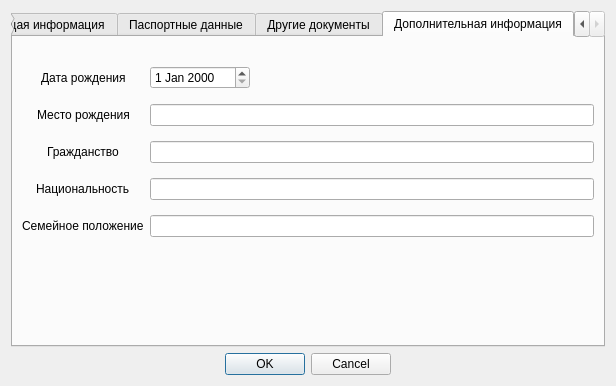
<?xml version="1.0" encoding="UTF-8"?>
<ui version="4.0">
 <class>DialogInsertInfo</class>
 <widget class="QDialog" name="DialogInsertInfo">
  <property name="geometry">
   <rect>
    <x>0</x>
    <y>0</y>
    <width>616</width>
    <height>386</height>
   </rect>
  </property>
  <property name="windowTitle">
   <string>Данные о сотруднике</string>
  </property>
  <layout class="QVBoxLayout" name="verticalLayout">
   <item>
    <widget class="QTabWidget" name="tabWidget">
     <property name="currentIndex">
      <number>3</number>
     </property>
     <widget class="QWidget" name="tab_genInfo">
      <attribute name="title">
       <string>Общая информация</string>
      </attribute>
      <layout class="QVBoxLayout" name="verticalLayout_2">
       <item>
        <layout class="QFormLayout" name="formLayout">
         <property name="sizeConstraint">
          <enum>QLayout::SetDefaultConstraint</enum>
         </property>
         <property name="labelAlignment">
          <set>Qt::AlignCenter</set>
         </property>
         <property name="verticalSpacing">
          <number>15</number>
         </property>
         <property name="topMargin">
          <number>20</number>
         </property>
         <item row="0" column="0">
          <widget class="QLabel" name="label_lastname">
           <property name="text">
            <string>Фамилия</string>
           </property>
           <property name="buddy">
            <cstring></cstring>
           </property>
          </widget>
         </item>
         <item row="0" column="1">
          <widget class="QLineEdit" name="edit_lastname"/>
         </item>
         <item row="1" column="0">
          <widget class="QLabel" name="label_name">
           <property name="text">
            <string>Имя</string>
           </property>
          </widget>
         </item>
         <item row="1" column="1">
          <widget class="QLineEdit" name="edit_name"/>
         </item>
         <item row="2" column="0">
          <widget class="QLabel" name="label_surname">
           <property name="text">
            <string>Отчество</string>
           </property>
          </widget>
         </item>
         <item row="2" column="1">
          <widget class="QLineEdit" name="edit_surname"/>
         </item>
         <item row="3" column="0">
          <widget class="QLabel" name="label_department">
           <property name="text">
            <string>Отдел</string>
           </property>
          </widget>
         </item>
         <item row="3" column="1">
          <widget class="QLineEdit" name="edit_department"/>
         </item>
         <item row="4" column="0">
          <widget class="QLabel" name="label_position">
           <property name="sizePolicy">
            <sizepolicy hsizetype="Maximum" vsizetype="Preferred">
             <horstretch>0</horstretch>
             <verstretch>0</verstretch>
            </sizepolicy>
           </property>
           <property name="text">
            <string>Должность</string>
           </property>
          </widget>
         </item>
         <item row="4" column="1">
          <widget class="QLineEdit" name="edit_position"/>
         </item>
         <item row="5" column="0">
          <widget class="QLabel" name="label_hireDate">
           <property name="text">
            <string>Дата приема на работу</string>
           </property>
          </widget>
         </item>
         <item row="5" column="1">
          <widget class="QDateEdit" name="edit_hireDate">
           <property name="sizePolicy">
            <sizepolicy hsizetype="Expanding" vsizetype="Fixed">
             <horstretch>0</horstretch>
             <verstretch>0</verstretch>
            </sizepolicy>
           </property>
           <property name="maximumSize">
            <size>
             <width>100</width>
             <height>16777215</height>
            </size>
           </property>
          </widget>
         </item>
        </layout>
       </item>
      </layout>
     </widget>
     <widget class="QWidget" name="tab_passportInfo">
      <attribute name="title">
       <string>Паспортные данные</string>
      </attribute>
      <layout class="QVBoxLayout" name="verticalLayout_3">
       <item>
        <layout class="QFormLayout" name="formLayout_4">
         <property name="labelAlignment">
          <set>Qt::AlignCenter</set>
         </property>
         <property name="verticalSpacing">
          <number>15</number>
         </property>
         <property name="leftMargin">
          <number>0</number>
         </property>
         <property name="topMargin">
          <number>20</number>
         </property>
         <item row="0" column="0">
          <widget class="QLabel" name="label_passportSeries">
           <property name="text">
            <string>Серия</string>
           </property>
          </widget>
         </item>
         <item row="0" column="1">
          <widget class="QLineEdit" name="edit_passportSeries"/>
         </item>
         <item row="1" column="0">
          <widget class="QLabel" name="label_passportNumber">
           <property name="text">
            <string>Номер</string>
           </property>
          </widget>
         </item>
         <item row="1" column="1">
          <widget class="QLineEdit" name="edit_passportNumber"/>
         </item>
         <item row="2" column="0">
          <widget class="QLabel" name="label_passportIssuanceDate">
           <property name="text">
            <string>Дата выдачи</string>
           </property>
          </widget>
         </item>
         <item row="2" column="1">
          <widget class="QDateEdit" name="edit_issuanceDate">
           <property name="sizePolicy">
            <sizepolicy hsizetype="Expanding" vsizetype="Fixed">
             <horstretch>0</horstretch>
             <verstretch>0</verstretch>
            </sizepolicy>
           </property>
           <property name="maximumSize">
            <size>
             <width>100</width>
             <height>16777215</height>
            </size>
           </property>
          </widget>
         </item>
         <item row="3" column="0">
          <widget class="QLabel" name="label_issuanceAgencyName">
           <property name="text">
            <string>Выдавший орган</string>
           </property>
          </widget>
         </item>
         <item row="3" column="1">
          <widget class="QLineEdit" name="edit_issuanceDepartmentName"/>
         </item>
         <item row="4" column="0">
          <widget class="QLabel" name="label_issuanceAgencyCode">
           <property name="text">
            <string>Код подразделения</string>
           </property>
          </widget>
         </item>
         <item row="4" column="1">
          <widget class="QLineEdit" name="edit_issuanceDepartmentCode"/>
         </item>
         <item row="5" column="0">
          <widget class="QLabel" name="label_validityDate">
           <property name="text">
            <string>Срок действия</string>
           </property>
          </widget>
         </item>
         <item row="5" column="1">
          <widget class="QDateEdit" name="edit_validityDate">
           <property name="sizePolicy">
            <sizepolicy hsizetype="Expanding" vsizetype="Fixed">
             <horstretch>0</horstretch>
             <verstretch>0</verstretch>
            </sizepolicy>
           </property>
           <property name="maximumSize">
            <size>
             <width>100</width>
             <height>16777215</height>
            </size>
           </property>
          </widget>
         </item>
        </layout>
       </item>
      </layout>
     </widget>
     <widget class="QWidget" name="tab_otherDocumentsInfo">
      <attribute name="title">
       <string>Другие документы</string>
      </attribute>
      <layout class="QVBoxLayout" name="verticalLayout_4">
       <item>
        <layout class="QFormLayout" name="formLayout_2">
         <property name="labelAlignment">
          <set>Qt::AlignCenter</set>
         </property>
         <property name="verticalSpacing">
          <number>15</number>
         </property>
         <property name="topMargin">
          <number>20</number>
         </property>
         <item row="0" column="0">
          <widget class="QLabel" name="label_Inn">
           <property name="text">
            <string>ИНН</string>
           </property>
          </widget>
         </item>
         <item row="0" column="1">
          <widget class="QLineEdit" name="edit_INN"/>
         </item>
         <item row="1" column="0">
          <widget class="QLabel" name="label_Snils">
           <property name="text">
            <string>СНИЛС</string>
           </property>
          </widget>
         </item>
         <item row="1" column="1">
          <widget class="QLineEdit" name="edit_SNILS"/>
         </item>
         <item row="2" column="0">
          <widget class="QLabel" name="label_medPolicyNumber">
           <property name="text">
            <string>Номер мед. полиса</string>
           </property>
          </widget>
         </item>
         <item row="2" column="1">
          <widget class="QLineEdit" name="edit_medicalPolicyNumber"/>
         </item>
        </layout>
       </item>
      </layout>
     </widget>
     <widget class="QWidget" name="tab_additionalInfo">
      <attribute name="title">
       <string>Дополнительная информация</string>
      </attribute>
      <layout class="QVBoxLayout" name="verticalLayout_5">
       <item>
        <layout class="QFormLayout" name="formLayout_3">
         <property name="labelAlignment">
          <set>Qt::AlignCenter</set>
         </property>
         <property name="verticalSpacing">
          <number>15</number>
         </property>
         <property name="topMargin">
          <number>20</number>
         </property>
         <item row="0" column="0">
          <widget class="QLabel" name="label_birthDate">
           <property name="text">
            <string>Дата рождения</string>
           </property>
          </widget>
         </item>
         <item row="0" column="1">
          <widget class="QDateEdit" name="edit_dateOfBirth">
           <property name="sizePolicy">
            <sizepolicy hsizetype="Expanding" vsizetype="Fixed">
             <horstretch>0</horstretch>
             <verstretch>0</verstretch>
            </sizepolicy>
           </property>
           <property name="maximumSize">
            <size>
             <width>100</width>
             <height>16777215</height>
            </size>
           </property>
          </widget>
         </item>
         <item row="1" column="0">
          <widget class="QLabel" name="label_BirthPlace">
           <property name="text">
            <string>Место рождения</string>
           </property>
          </widget>
         </item>
         <item row="1" column="1">
          <widget class="QLineEdit" name="edit_placeOfBirth"/>
         </item>
         <item row="2" column="0">
          <widget class="QLabel" name="label_citizenship">
           <property name="text">
            <string>Гражданство</string>
           </property>
          </widget>
         </item>
         <item row="2" column="1">
          <widget class="QLineEdit" name="edit_citizenship"/>
         </item>
         <item row="3" column="0">
          <widget class="QLabel" name="label_nationality">
           <property name="text">
            <string>Национальность</string>
           </property>
          </widget>
         </item>
         <item row="3" column="1">
          <widget class="QLineEdit" name="edit_nationality"/>
         </item>
         <item row="4" column="0">
          <widget class="QLabel" name="label_maritalStatus">
           <property name="text">
            <string>Семейное положение</string>
           </property>
          </widget>
         </item>
         <item row="4" column="1">
          <widget class="QLineEdit" name="edit_maritialStatus"/>
         </item>
        </layout>
       </item>
      </layout>
     </widget>
    </widget>
   </item>
   <item>
    <widget class="QDialogButtonBox" name="buttonBox">
     <property name="orientation">
      <enum>Qt::Horizontal</enum>
     </property>
     <property name="standardButtons">
      <set>QDialogButtonBox::Cancel|QDialogButtonBox::Ok</set>
     </property>
     <property name="centerButtons">
      <bool>true</bool>
     </property>
    </widget>
   </item>
  </layout>
 </widget>
 <resources/>
 <connections>
  <connection>
   <sender>buttonBox</sender>
   <signal>rejected()</signal>
   <receiver>DialogInsertInfo</receiver>
   <slot>reject()</slot>
   <hints>
    <hint type="sourcelabel">
     <x>316</x>
     <y>260</y>
    </hint>
    <hint type="destinationlabel">
     <x>286</x>
     <y>274</y>
    </hint>
   </hints>
  </connection>
  <connection>
   <sender>buttonBox</sender>
   <signal>accepted()</signal>
   <receiver>DialogInsertInfo</receiver>
   <slot>accept()</slot>
   <hints>
    <hint type="sourcelabel">
     <x>248</x>
     <y>254</y>
    </hint>
    <hint type="destinationlabel">
     <x>157</x>
     <y>274</y>
    </hint>
   </hints>
  </connection>
 </connections>
</ui>
